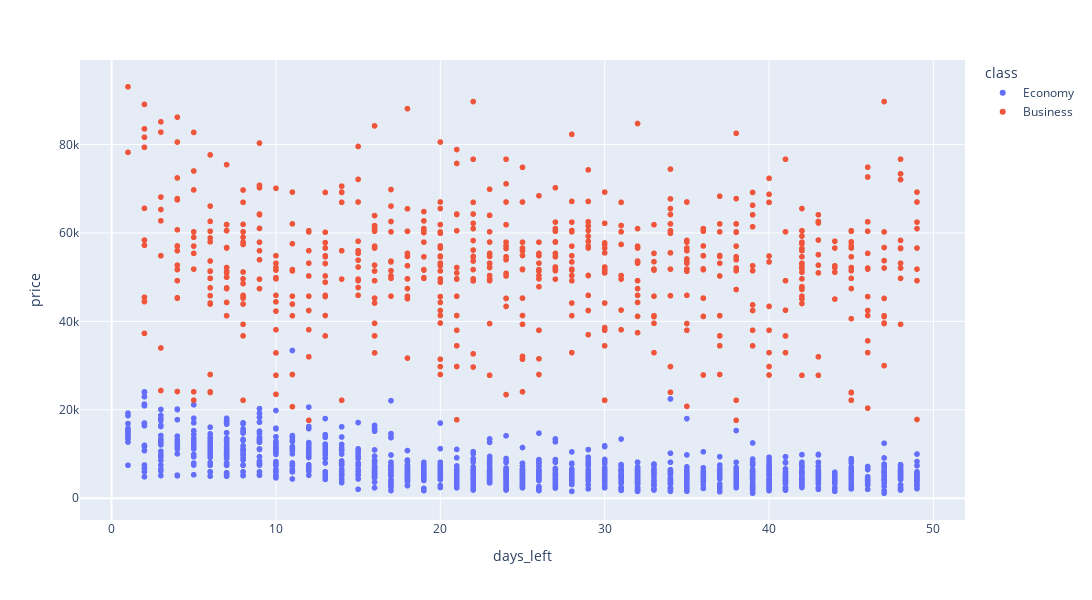

Source (notebook cell):
### Code cell
if SIMPLIFIED_PLOTS:
    fig = px.scatter(df_raw_sample, x="days_left", y="price", color="class")
else: 
    fig = px.scatter(df_raw, x="days_left", y="price", color="class", marginal_y="violin", marginal_x="box", trendline="ols", template="simple_white")

fig.update_layout( width=1200, height=600)
fig.show()

### Figure 1 — Plotly figure (JSON) as saved in the notebook; plotly's stock layout.template omitted (floating-point values rounded to 4 significant figures; data arrays with more than 128 entries replaced by an {"elided": "..."} marker saying what was removed)
{"data": [{"hovertemplate": "class=Economy<br>days_left=%{x}<br>price=%{y}<extra></extra>", "legendgroup": "Economy", "marker": {"color": "#636efa", "symbol": "circle"}, "mode": "markers", "name": "Economy", "showlegend": true, "type": "scattergl", "x": {"elided": "1364 int values"}, "xaxis": "x", "y": {"elided": "1364 int values"}, "yaxis": "y"}, {"hovertemplate": "class=Business<br>days_left=%{x}<br>price=%{y}<extra></extra>", "legendgroup": "Business", "marker": {"color": "#EF553B", "symbol": "circle"}, "mode": "markers", "name": "Business", "showlegend": true, "type": "scattergl", "x": {"elided": "636 int values"}, "xaxis": "x", "y": {"elided": "636 int values"}, "yaxis": "y"}], "layout": {"height": 600, "legend": {"title": {"text": "class"}, "tracegroupgap": 0}, "margin": {"t": 60}, "width": 1200, "xaxis": {"anchor": "y", "domain": [0, 1], "title": {"text": "days_left"}}, "yaxis": {"anchor": "x", "domain": [0, 1], "title": {"text": "price"}}}}
